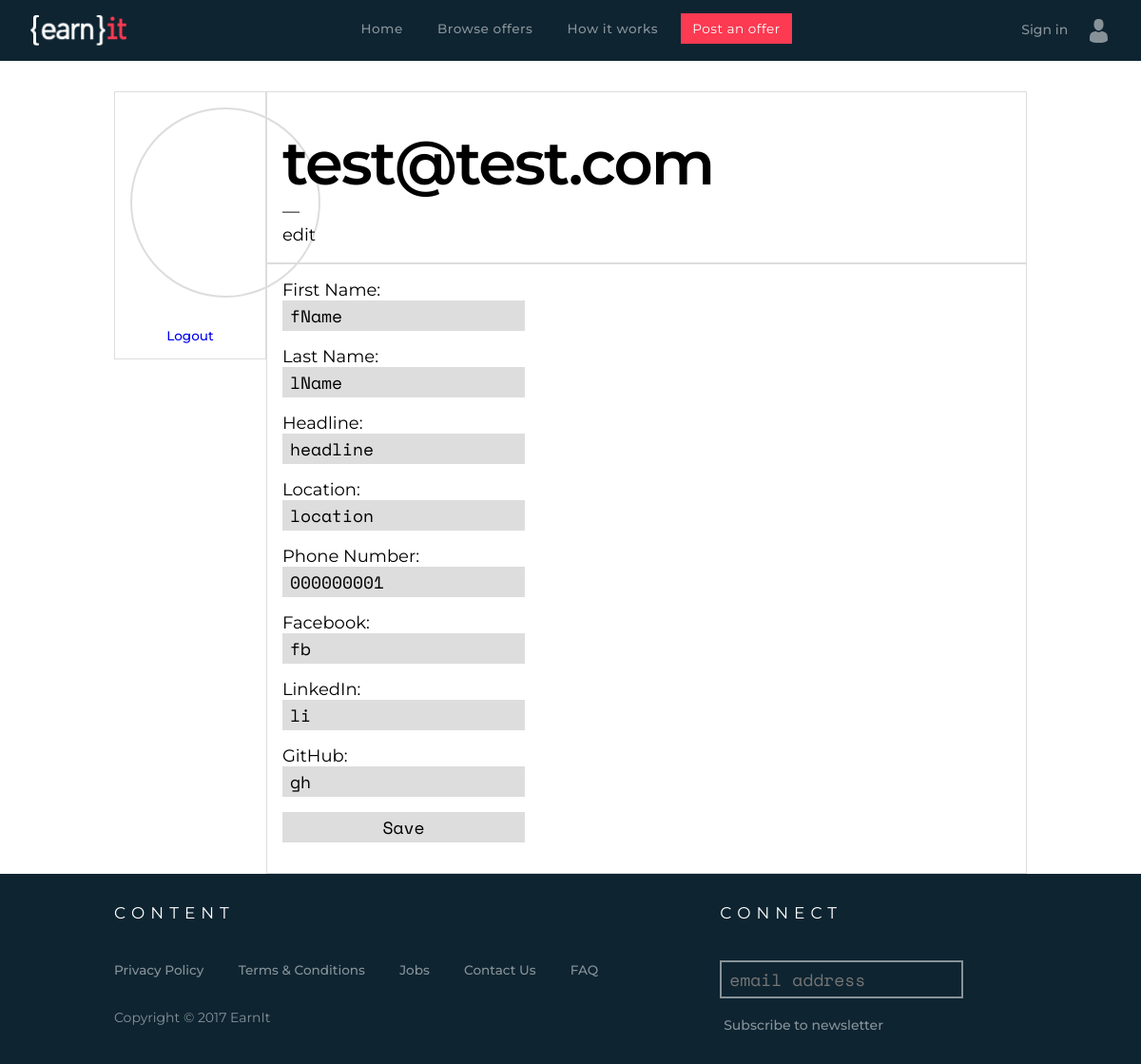
The page /edit-profile.php (signed in) on the database its author committed.
### tables this page shows
CREATE TABLE `users` (
  `id` int(11) NOT NULL,
  `email` varchar(50) NOT NULL,
  `password` varchar(25) NOT NULL,
  `fName` varchar(50) NOT NULL,
  `lName` varchar(50) NOT NULL,
  `bio` text NOT NULL,
  `avatar` varchar(255) NOT NULL,
  `linkFacebook` varchar(255) NOT NULL,
  `linkLinkedIn` varchar(255) NOT NULL,
  `linkGitHub` varchar(255) NOT NULL,
  `headline` text NOT NULL,
  `phoneNo` varchar(12) NOT NULL,
  `country` varchar(255) NOT NULL,
  `location` varchar(255) NOT NULL,
  `memberSince` timestamp NOT NULL DEFAULT CURRENT_TIMESTAMP ON UPDATE CURRENT_TIMESTAMP
);

### session.php (called while the page is built, shortened)
<?php
   @ $db = new mysqli($dbserver, $dbuser, $dbpass, $dbname);
   $user_check = $_SESSION['login_user'];
   $ses_sql = mysqli_query($db,"SELECT id FROM users WHERE id = '$user_check' ");
   $row = mysqli_fetch_array($ses_sql,MYSQLI_ASSOC);
   $login_session = $row['id'];
?>

### edit-profile.php (the view, shortened to what this page needs)
<html>
    <head>
		<link rel="stylesheet" href="main.css">
    </head>
	<body>
		<div id="body-wrapper">
		<?php
			include('config.php');
			include('header.php');
			include('session.php');
			@ $db = new mysqli($dbserver, $dbuser, $dbpass, $dbname);
			$query = mysqli_query($db, "
				  SELECT
						email,
						fName,
						lName,
						avatar,
						linkFacebook,
						linkLinkedIn,
						linkGitHub,
						headline,
						phoneNo,
						location
				  FROM users
				  WHERE id = '$login_session'
			 ");
			$qrow = mysqli_fetch_array($query,MYSQLI_ASSOC);
			?>
				<div class="page-container">
					<form action="" id="profile-edit" name="update" method="POST">
						<div class="col-2" id="profile-info">
						<div id="avatar" style="background-image: url(uploads/<?php if(!is_null($qrow['avatar'])) { echo $qrow['avatar']; } else { echo 'default.jpg'; }; ?>)"></div>
						<a href="logout.php">Logout</a>
						</div>
						<div class="col-10" id="profile-name"><br>
							<span><h2><?php echo $qrow['email']; ?></h2></span>
							<span><p>&mdash;<br>edit</p></span>
						</div>
						<div class="col-10">
							<label>First Name:</label><input type="text" name="fName" value="<?php echo $qrow['fName']?>"/>
							<label>Last Name:</label><input type="text" name="lName" value="<?php echo $qrow['lName']?>"/>
							<label>Headline:</label><input type="text" name="headline" value="<?php echo $qrow['headline']?>"/>
							<label>Location:</label><input type="text" name="location" value="<?php echo $qrow['location']?>"/>
							<label>Phone Number:</label><input type="tel" name="phoneNo" value="<?php echo $qrow['phoneNo']?>"/>
							<label>Facebook:</label><input type="url" name="linkFacebook" value="<?php echo $qrow['linkFacebook']?>"/>
							<label>LinkedIn:</label><input type="url" name="linkLinkedIn" value="<?php echo $qrow['linkLinkedIn']?>"/>
							<label>GitHub:</label><input type="url" name="linkGitHub" value="<?php echo $qrow['linkGitHub']?>"/>
							 <input type="submit" name="update-profile" value="Save" />
						</div>
					</form>
				</div>
		<?php
			include('footer.php');
     	?>
		</div>
	</body>
</html>

### main.css (style rules this page uses)
* { font-family: 'Montserrat', sans-serif; box-sizing: inherit; -webkit-box-sizing: inherit; -moz-box-sizing: inherit; }
*:before, *:after { box-sizing: inherit; -webkit-box-sizing: inherit; -moz-box-sizing: inherit; }
html { box-sizing: border-box; -webkit-box-sizing: border-box; -moz-box-sizing: border-box; }
html, body { height: 100%; width: 100%; margin: 0; padding: 0; left: 0; top: 0; font-size: 100%; background-color: #fff; }
div,dl,dt,dd,ul,ol,li,h1,h2,h3,h4,h5,h6,pre, form,fieldset,input,textarea,p,blockquote,th,td { padding: 0; margin: 0; }
a { text-decoration: none; font-weight: 500; font-size: 0.85rem; }
h2 { font-size: 4rem; font-weight: 600; letter-spacing: -2; }
p { font-size: 1.125rem; font-weight: 400; line-height: 1.4; }
label { font-size: 1.125rem; font-weight: 400; }
input { outline: none; border: none; width: 16rem; height: 2rem; font-size: 1.125rem; padding: 0.5rem; font-family: 'Space Mono', monospace; background-color: #ddd; line-height: 0; }
.col-2 { width: 16.66%; }
.col-10 { width: 83.33%; }
[class*="col-"] { float: left; padding: 1rem; }
#body-wrapper { position: relative; padding-top: 4rem; overflow: hidden; padding-bottom: 200px; }
.page-container { margin: 0 auto; min-height: 100%; max-width: 1400px; margin-top: 2rem; }
.page-container div { border: 1px solid #ddd; }
.page-container div { border: 0.1px solid #ddd; }
#profile-info { text-align: center; }
#avatar { background-image: url('uploads/default.jpg'); width: 200px; height: 200px; background-size: cover; background-repeat: no-repeat; background-position: center; border-radius: 50%; border: solid 2px #ddd; margin: 0 auto; margin-bottom: 2rem; }
#profile-edit input, textarea { width: 33.33%; display: block; margin-bottom: 1rem; }
@media only screen and (min-width: 720px) { .page-container { max-width: 720px; } }
@media only screen and (min-width: 960px) { .page-container { max-width: 960px; } }

### rows shown on the page
users: email "test@test.com", fName "fName", lName "lName", headline "headline", location "location", phoneNo "000000001", linkFacebook "fb", linkLinkedIn "li", linkGitHub "gh"
